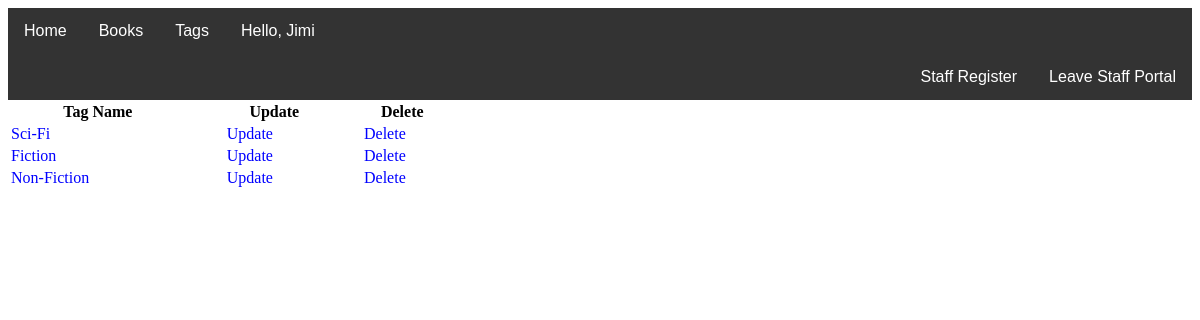
/staff/tags (signed in), run on the app's committed database.
### accounts/models.py (models this page shows, shortened)
class User(AbstractBaseUser):
    email = models.EmailField(max_length=255, unique=True)
    firstName = models.CharField(max_length=255, blank=True, null=True)
    lastName = models.CharField(max_length=255, blank=True, null=True)
    staff = models.BooleanField(default=False)  # staff user non superuser
    admin = models.BooleanField(default=False)  # superuser
    USERNAME_FIELD = 'email'  # username
    objects = UserManager()
    @property
    def is_staff(self):
        return self.staff

### Inventory/models.py (models this page shows, shortened)
class Tag(models.Model):
    name = models.CharField(max_length=100)

### Inventory/views.py (the view)
# urls.py: path('tags', ViewTags.as_view(), name="viewTags"),
@method_decorator(decorators, name='dispatch')
class ViewTags(TemplateView):
    template_name = 'inventory/viewTags.html'
    def get_context_data(self, **kwargs):
        context = super().get_context_data(**kwargs)
        tags = Tag.objects.all()
        context['tags'] = tags
        return context

### Inventory/templates/inventory/viewTags.html (shortened to what this page needs)
{% extends "Sbase.html" %}
{% block head %}
{% load static %}
<link rel="stylesheet" href="{% static "css/inventory/viewBooks.css" %}">
{% endblock %}
{% block content %}
<div class="table">
  <table>
    <th>Tag Name</th>
    <th>Update</th>
    <th>Delete</th>
    {% for i in tags %}
    <tr>
      <td><a class="books-link" href="#">{{i.name}}</a></td>
      <td><a class="books-link" href="{% url 'updateTag' id=i.id %}">Update</a></td>
      <td><a class="books-link" href="{% url 'deleteTag' id=i.id %}" onclick="return confirm('Are you sure you want to delete this?')">Delete </a></td>
    </tr>
    {% endfor %}
  </table>
</div>
{% endblock %}

### Inventory/templates/inventory/staffNavBar.html (shortened to what this page needs)
<div class="navbar">
  <div class="navbar">
    <a class="float-l" href="{% url 'sHome' %}">Home</a>
    <div class="dropdown">
      <button class="dropbtn">Books
      </button>
    </div>
    <div class="dropdown">
      <button class="dropbtn">Tags
      </button>
    </div>
    <div id="left" class="dropdown">
      <button class="dropbtn">Hello, {{user.firstName}}
      </button>
    </div>
  </div> <a class="float-r" href="{% url 'home' %}">Leave Staff Portal</a>
  <a class="float-r" href="#news">Staff Register</a>
</div>
</div>

### static/css/Inventory/viewBooks.css (style rules this page uses)
table { width: 40%; }
th { padding-right: 8.333%; }
.books-link { text-decoration: none; color: blue; }

### Inventory/templates/inventory/staffNavBar.html (style rules this page uses)
.navbar { overflow: hidden; background-color: #333; font-family: Arial; }
.float-r { float: right; font-size: 16px; color: white; text-align: center; padding: 14px 16px; text-decoration: none; }
.float-l { float: left; font-size: 16px; color: white; text-align: center; padding: 14px 16px; text-decoration: none; }
.dropdown { float: left; overflow: hidden; }
.dropdown .dropbtn { font-size: 16px; border: none; outline: none; color: white; padding: 14px 16px; background-color: inherit; font-family: inherit; margin: 0; }

### data on the page
User: firstName "Jimi"
Tag: name "Sci-Fi"
Tag: name "Fiction"
Tag: name "Non-Fiction"
